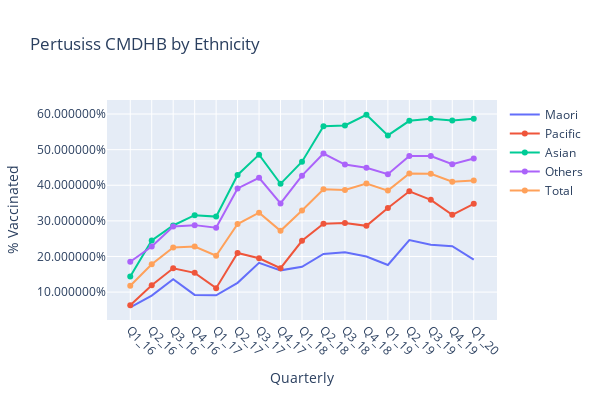

The notebook cell this image was saved under:
### Code cell
import pandas as pd
import matplotlib.pyplot as plt
import plotly.graph_objects as go
import numpy as np
#DHBAll = pd.ExcelFile('G:/Funding Team/Planning/Health Information/HIAT/Michael Files/Antinatal Vaccination/April 2019 to March 2020/For Python.xlsx')
#DHBPert = pd.read_excel(DHBAll, 'Pertussis Graphs', skiprows=5)
CMDHBEthnic = DHBPert[['Maori_CM','Pacific_CM','Asian_CM', 'European_Other_CM', 'Total_CM']]
CMDHBEthnic=CMDHBEthnic.round(3)
CMDHBEthnic=CMDHBEthnic[:29]

# Declare a list that is to be converted into a column 
Quarter = ['Q1_16', 'Q2_16', 'Q3_16', 'Q4_16','Q1_17', 'Q2_17', 'Q3_17', 'Q4_17','Q1_18', 'Q2_18', 'Q3_18', 'Q4_18','Q1_19', 
           'Q2_19', 'Q3_19', 'Q4_19','Q1_20', 'Q2_20', 'Q3_20', 'Q4_20',
           'Q1_21', 'Q2_21', 'Q3_21', 'Q4_21','Q1_22', 'Q2_22', 'Q3_22', 'Q4_22', 'Q1_23'] 
# Using 'Address' as the column name 
# and equating it to the list 
CMDHBEthnic['Quarter'] = Quarter 
CMDHBEthnic=CMDHBEthnic.dropna()
random_x = CMDHBEthnic["Quarter"].tolist()
# using to_numpy() 
random_y0 = CMDHBEthnic['Maori_CM'].tolist()   

random_y1 = CMDHBEthnic['Pacific_CM'].tolist()  

random_y2 = CMDHBEthnic['Asian_CM'].tolist()   
random_y3 = CMDHBEthnic['European_Other_CM'].tolist() 
random_y4 = CMDHBEthnic['Total_CM'].tolist() 

import numpy as np

# Create traces
fig = go.Figure()
fig.add_trace(go.Scatter(x=random_x, y=random_y0,
                    mode='lines',
                    name='Maori'))
fig.add_trace(go.Scatter(x=random_x, y=random_y1,
                    mode='lines+markers',
                    name='Pacific'))
fig.add_trace(go.Scatter(x=random_x, y=random_y2,
                    mode='lines+markers',
                    name='Asian'))
fig.add_trace(go.Scatter(x=random_x, y=random_y3,
                    mode='lines+markers',
                    name='Others'))
fig.add_trace(go.Scatter(x=random_x, y=random_y4,
                    mode='lines+markers',
                    name='Total'))
# Edit the layout
fig.update_layout(title='Pertusiss by Ethnicity',
                   xaxis_title='Quarter',
                   yaxis_title='Percentage')

fig.update_layout(xaxis_type='category',
                  title_text='Pertusiss CMDHB by Ethnicity',
                  xaxis_title='Quarterly',
                  yaxis_title='% Vaccinated')
fig.update_xaxes(tickangle=45)
fig.update_yaxes(tickformat="%")
fig.update_layout(showlegend=True)
#fig.update_layout(legend_orientation="h")
fig.update_layout(
    autosize=True,
    width=600,
    height=400,)
fig.show()

### Figure 1 — Plotly figure (JSON) as saved in the notebook; plotly's stock layout.template omitted (floating-point values rounded to 4 significant figures)
{"data": [{"mode": "lines", "name": "Maori", "type": "scatter", "x": ["Q1_16", "Q2_16", "Q3_16", "Q4_16", "Q1_17", "Q2_17", "Q3_17", "Q4_17", "Q1_18", "Q2_18", "Q3_18", "Q4_18", "Q1_19", "Q2_19", "Q3_19", "Q4_19", "Q1_20"], "y": [0.057, 0.09, 0.136, 0.092, 0.091, 0.126, 0.182, 0.161, 0.171, 0.207, 0.212, 0.2, 0.176, 0.246, 0.233, 0.229, 0.191]}, {"mode": "lines+markers", "name": "Pacific", "type": "scatter", "x": ["Q1_16", "Q2_16", "Q3_16", "Q4_16", "Q1_17", "Q2_17", "Q3_17", "Q4_17", "Q1_18", "Q2_18", "Q3_18", "Q4_18", "Q1_19", "Q2_19", "Q3_19", "Q4_19", "Q1_20"], "y": [0.063, 0.119, 0.167, 0.154, 0.111, 0.21, 0.195, 0.167, 0.244, 0.292, 0.294, 0.286, 0.336, 0.383, 0.359, 0.317, 0.348]}, {"mode": "lines+markers", "name": "Asian", "type": "scatter", "x": ["Q1_16", "Q2_16", "Q3_16", "Q4_16", "Q1_17", "Q2_17", "Q3_17", "Q4_17", "Q1_18", "Q2_18", "Q3_18", "Q4_18", "Q1_19", "Q2_19", "Q3_19", "Q4_19", "Q1_20"], "y": [0.144, 0.245, 0.287, 0.316, 0.312, 0.429, 0.486, 0.404, 0.466, 0.566, 0.568, 0.598, 0.54, 0.581, 0.587, 0.582, 0.587]}, {"mode": "lines+markers", "name": "Others", "type": "scatter", "x": ["Q1_16", "Q2_16", "Q3_16", "Q4_16", "Q1_17", "Q2_17", "Q3_17", "Q4_17", "Q1_18", "Q2_18", "Q3_18", "Q4_18", "Q1_19", "Q2_19", "Q3_19", "Q4_19", "Q1_20"], "y": [0.185, 0.228, 0.284, 0.288, 0.281, 0.391, 0.421, 0.349, 0.427, 0.489, 0.458, 0.449, 0.431, 0.482, 0.482, 0.459, 0.475]}, {"mode": "lines+markers", "name": "Total", "type": "scatter", "x": ["Q1_16", "Q2_16", "Q3_16", "Q4_16", "Q1_17", "Q2_17", "Q3_17", "Q4_17", "Q1_18", "Q2_18", "Q3_18", "Q4_18", "Q1_19", "Q2_19", "Q3_19", "Q4_19", "Q1_20"], "y": [0.118, 0.178, 0.225, 0.228, 0.202, 0.291, 0.323, 0.272, 0.329, 0.389, 0.387, 0.405, 0.385, 0.433, 0.432, 0.41, 0.413]}], "layout": {"autosize": true, "height": 400, "showlegend": true, "title": {"text": "Pertusiss CMDHB by Ethnicity"}, "width": 600, "xaxis": {"tickangle": 45, "title": {"text": "Quarterly"}, "type": "category"}, "yaxis": {"tickformat": "%", "title": {"text": "% Vaccinated"}}}}
